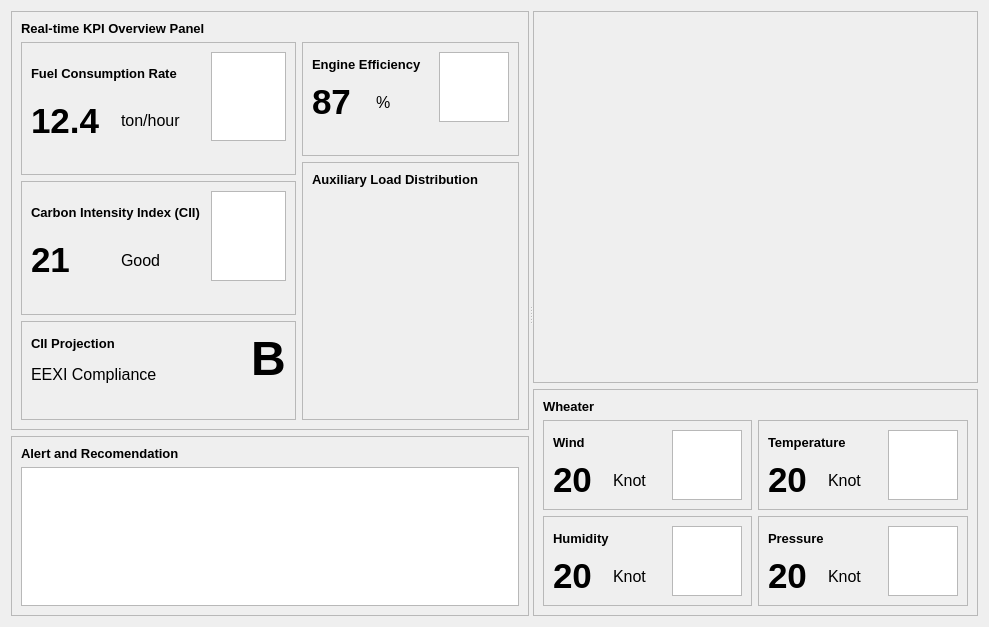
<?xml version="1.0" encoding="UTF-8"?>
<ui version="4.0">
 <class>DashboardPage</class>
 <widget class="QWidget" name="DashboardPage">
  <property name="geometry">
   <rect>
    <x>0</x>
    <y>0</y>
    <width>989</width>
    <height>627</height>
   </rect>
  </property>
  <property name="windowTitle">
   <string>Form</string>
  </property>
  <layout class="QVBoxLayout" name="verticalLayout_31">
   <item>
    <widget class="QSplitter" name="splitter">
     <property name="orientation">
      <enum>Qt::Orientation::Horizontal</enum>
     </property>
     <widget class="QWidget" name="layoutWidget">
      <layout class="QVBoxLayout" name="verticalLayout_29" stretch="7,3">
       <item>
        <widget class="QFrame" name="frame_9">
         <property name="frameShape">
          <enum>QFrame::Shape::StyledPanel</enum>
         </property>
         <property name="frameShadow">
          <enum>QFrame::Shadow::Raised</enum>
         </property>
         <layout class="QVBoxLayout" name="verticalLayout_6">
          <item>
           <widget class="QLabel" name="label_18">
            <property name="font">
             <font>
              <pointsize>10</pointsize>
              <bold>true</bold>
             </font>
            </property>
            <property name="text">
             <string>Real-time KPI Overview Panel</string>
            </property>
           </widget>
          </item>
          <item>
           <layout class="QHBoxLayout" name="horizontalLayout_2">
            <item>
             <layout class="QVBoxLayout" name="verticalLayout_2">
              <item>
               <widget class="QFrame" name="frame">
                <property name="frameShape">
                 <enum>QFrame::Shape::StyledPanel</enum>
                </property>
                <property name="frameShadow">
                 <enum>QFrame::Shadow::Raised</enum>
                </property>
                <layout class="QVBoxLayout" name="verticalLayout_11">
                 <item>
                  <layout class="QHBoxLayout" name="horizontalLayout_5" stretch="7,3">
                   <item>
                    <layout class="QVBoxLayout" name="verticalLayout">
                     <item>
                      <widget class="QLabel" name="label">
                       <property name="font">
                        <font>
                         <pointsize>10</pointsize>
                         <bold>true</bold>
                        </font>
                       </property>
                       <property name="text">
                        <string>Fuel Consumption Rate</string>
                       </property>
                      </widget>
                     </item>
                     <item>
                      <layout class="QHBoxLayout" name="horizontalLayout">
                       <item>
                        <widget class="QLabel" name="fuelConsumption">
                         <property name="font">
                          <font>
                           <pointsize>26</pointsize>
                           <bold>true</bold>
                          </font>
                         </property>
                         <property name="text">
                          <string>12.4</string>
                         </property>
                        </widget>
                       </item>
                       <item>
                        <widget class="QLabel" name="label_3">
                         <property name="font">
                          <font>
                           <pointsize>12</pointsize>
                          </font>
                         </property>
                         <property name="text">
                          <string>ton/hour</string>
                         </property>
                        </widget>
                       </item>
                      </layout>
                     </item>
                    </layout>
                   </item>
                   <item>
                    <widget class="QGraphicsView" name="graphicsViewFuel"/>
                   </item>
                  </layout>
                 </item>
                 <item>
                  <layout class="QVBoxLayout" name="verticalLayout_10">
                   <item>
                    <widget class="QSlider" name="horizontalSlider">
                     <property name="styleSheet">
                      <string notr="true">
QSlider:horizontal {
    height: 18px;
    background: transparent;
}

QSlider::groove:horizontal {
    height: 18px;
    border-radius: 9px;
    border: none;
}

QSlider::sub-page:horizontal {
    background: qlineargradient(x1:0, y1:0, x2:1, y2:0,
                               stop:0 #4CAF50, stop:1 #45a049);
    border-radius: 9px;
    height: 18px;
    border: none;
}

QSlider::add-page:horizontal {
    border-radius: 9px;
    height: 18px;
    border: none;
}

QSlider::handle:horizontal {
    width: 0px;
    height: 0px;
    background: transparent;
    border: none;
    margin: 0px 0px;
}

QSlider:horizontal[value=&quot;0&quot;]::sub-page {
    background: transparent;
    border: none;
}

QSlider:horizontal[value=&quot;0&quot;]::add-page {
    border-radius: 9px;
    border: none;
}</string>
                     </property>
                     <property name="value">
                      <number>99</number>
                     </property>
                     <property name="orientation">
                      <enum>Qt::Orientation::Horizontal</enum>
                     </property>
                    </widget>
                   </item>
                  </layout>
                 </item>
                </layout>
               </widget>
              </item>
              <item>
               <widget class="QFrame" name="frame_11">
                <property name="frameShape">
                 <enum>QFrame::Shape::StyledPanel</enum>
                </property>
                <property name="frameShadow">
                 <enum>QFrame::Shadow::Raised</enum>
                </property>
                <layout class="QVBoxLayout" name="verticalLayout_15">
                 <item>
                  <layout class="QVBoxLayout" name="verticalLayout_16">
                   <item>
                    <layout class="QHBoxLayout" name="horizontalLayout_10" stretch="7,3">
                     <item>
                      <layout class="QVBoxLayout" name="verticalLayout_17">
                       <item>
                        <widget class="QLabel" name="label_22">
                         <property name="font">
                          <font>
                           <pointsize>10</pointsize>
                           <bold>true</bold>
                          </font>
                         </property>
                         <property name="text">
                          <string>Carbon Intensity Index (CII)</string>
                         </property>
                        </widget>
                       </item>
                       <item>
                        <layout class="QHBoxLayout" name="horizontalLayout_11">
                         <item>
                          <widget class="QLabel" name="cii">
                           <property name="font">
                            <font>
                             <pointsize>26</pointsize>
                             <bold>true</bold>
                            </font>
                           </property>
                           <property name="text">
                            <string>21</string>
                           </property>
                          </widget>
                         </item>
                         <item>
                          <widget class="QLabel" name="label_24">
                           <property name="font">
                            <font>
                             <pointsize>12</pointsize>
                            </font>
                           </property>
                           <property name="text">
                            <string>Good</string>
                           </property>
                          </widget>
                         </item>
                        </layout>
                       </item>
                      </layout>
                     </item>
                     <item>
                      <widget class="QGraphicsView" name="graphicsViewCII"/>
                     </item>
                    </layout>
                   </item>
                   <item>
                    <widget class="QSlider" name="horizontalSlider_7">
                     <property name="styleSheet">
                      <string notr="true">
QSlider:horizontal {
    height: 18px;
    background: transparent;
}

QSlider::groove:horizontal {
    height: 18px;
    border-radius: 9px;
    border: none;
}

QSlider::sub-page:horizontal {
    background: qlineargradient(x1:0, y1:0, x2:1, y2:0,
                               stop:0 #4CAF50, stop:1 #45a049);
    border-radius: 9px;
    height: 18px;
    border: none;
}

QSlider::add-page:horizontal {
    border-radius: 9px;
    height: 18px;
    border: none;
}

QSlider::handle:horizontal {
    width: 0px;
    height: 0px;
    background: transparent;
    border: none;
    margin: 0px 0px;
}

QSlider:horizontal[value=&quot;0&quot;]::sub-page {
    background: transparent;
    border: none;
}

QSlider:horizontal[value=&quot;0&quot;]::add-page {
    border-radius: 9px;
    border: none;
}</string>
                     </property>
                     <property name="value">
                      <number>99</number>
                     </property>
                     <property name="orientation">
                      <enum>Qt::Orientation::Horizontal</enum>
                     </property>
                    </widget>
                   </item>
                  </layout>
                 </item>
                </layout>
               </widget>
              </item>
              <item>
               <widget class="QFrame" name="frame_12">
                <property name="frameShape">
                 <enum>QFrame::Shape::StyledPanel</enum>
                </property>
                <property name="frameShadow">
                 <enum>QFrame::Shadow::Raised</enum>
                </property>
                <layout class="QVBoxLayout" name="verticalLayout_18">
                 <item>
                  <layout class="QVBoxLayout" name="verticalLayout_19">
                   <item>
                    <layout class="QHBoxLayout" name="horizontalLayout_12" stretch="7,0">
                     <item>
                      <layout class="QVBoxLayout" name="verticalLayout_20">
                       <item>
                        <widget class="QLabel" name="label_25">
                         <property name="font">
                          <font>
                           <pointsize>10</pointsize>
                           <bold>true</bold>
                          </font>
                         </property>
                         <property name="text">
                          <string>CII Projection</string>
                         </property>
                        </widget>
                       </item>
                       <item>
                        <layout class="QHBoxLayout" name="horizontalLayout_13">
                         <item>
                          <widget class="QLabel" name="label_27">
                           <property name="font">
                            <font>
                             <pointsize>12</pointsize>
                            </font>
                           </property>
                           <property name="text">
                            <string>EEXI Compliance</string>
                           </property>
                          </widget>
                         </item>
                        </layout>
                       </item>
                      </layout>
                     </item>
                     <item>
                      <widget class="QLabel" name="ciiProjection">
                       <property name="font">
                        <font>
                         <pointsize>36</pointsize>
                         <bold>true</bold>
                        </font>
                       </property>
                       <property name="text">
                        <string>B</string>
                       </property>
                      </widget>
                     </item>
                    </layout>
                   </item>
                   <item>
                    <widget class="QSlider" name="horizontalSlider_8">
                     <property name="styleSheet">
                      <string notr="true">
QSlider:horizontal {
    height: 18px;
    background: transparent;
}

QSlider::groove:horizontal {
    height: 18px;
    border-radius: 9px;
    border: none;
}

QSlider::sub-page:horizontal {
    background: qlineargradient(x1:0, y1:0, x2:1, y2:0,
                               stop:0 #4CAF50, stop:1 #45a049);
    border-radius: 9px;
    height: 18px;
    border: none;
}

QSlider::add-page:horizontal {
    border-radius: 9px;
    height: 18px;
    border: none;
}

QSlider::handle:horizontal {
    width: 0px;
    height: 0px;
    background: transparent;
    border: none;
    margin: 0px 0px;
}

QSlider:horizontal[value=&quot;0&quot;]::sub-page {
    background: transparent;
    border: none;
}

QSlider:horizontal[value=&quot;0&quot;]::add-page {
    border-radius: 9px;
    border: none;
}</string>
                     </property>
                     <property name="value">
                      <number>99</number>
                     </property>
                     <property name="orientation">
                      <enum>Qt::Orientation::Horizontal</enum>
                     </property>
                    </widget>
                   </item>
                  </layout>
                 </item>
                </layout>
               </widget>
              </item>
              <item>
               <spacer name="verticalSpacer">
                <property name="orientation">
                 <enum>Qt::Orientation::Vertical</enum>
                </property>
                <property name="sizeHint" stdset="0">
                 <size>
                  <width>20</width>
                  <height>40</height>
                 </size>
                </property>
               </spacer>
              </item>
             </layout>
            </item>
            <item>
             <layout class="QVBoxLayout" name="verticalLayout_4" stretch="3,7">
              <item>
               <widget class="QFrame" name="frame_10">
                <property name="frameShape">
                 <enum>QFrame::Shape::StyledPanel</enum>
                </property>
                <property name="frameShadow">
                 <enum>QFrame::Shadow::Raised</enum>
                </property>
                <layout class="QVBoxLayout" name="verticalLayout_12">
                 <item>
                  <layout class="QVBoxLayout" name="verticalLayout_13">
                   <item>
                    <layout class="QHBoxLayout" name="horizontalLayout_7" stretch="7,3">
                     <item>
                      <layout class="QVBoxLayout" name="verticalLayout_14">
                       <item>
                        <widget class="QLabel" name="label_19">
                         <property name="font">
                          <font>
                           <pointsize>10</pointsize>
                           <bold>true</bold>
                          </font>
                         </property>
                         <property name="text">
                          <string>Engine Efficiency</string>
                         </property>
                        </widget>
                       </item>
                       <item>
                        <layout class="QHBoxLayout" name="horizontalLayout_9">
                         <item>
                          <widget class="QLabel" name="engineEfficiencyPercentage">
                           <property name="font">
                            <font>
                             <pointsize>26</pointsize>
                             <bold>true</bold>
                            </font>
                           </property>
                           <property name="text">
                            <string>87</string>
                           </property>
                          </widget>
                         </item>
                         <item>
                          <widget class="QLabel" name="label_21">
                           <property name="font">
                            <font>
                             <pointsize>12</pointsize>
                            </font>
                           </property>
                           <property name="text">
                            <string>%</string>
                           </property>
                          </widget>
                         </item>
                        </layout>
                       </item>
                      </layout>
                     </item>
                     <item>
                      <widget class="QGraphicsView" name="graphicsViewEngine"/>
                     </item>
                    </layout>
                   </item>
                   <item>
                    <widget class="QSlider" name="horizontalSlider_6">
                     <property name="styleSheet">
                      <string notr="true">
QSlider:horizontal {
    height: 18px;
    background: transparent;
}

QSlider::groove:horizontal {
    height: 18px;
    border-radius: 9px;
    border: none;
}

QSlider::sub-page:horizontal {
    background: qlineargradient(x1:0, y1:0, x2:1, y2:0,
                               stop:0 #4CAF50, stop:1 #45a049);
    border-radius: 9px;
    height: 18px;
    border: none;
}

QSlider::add-page:horizontal {
    border-radius: 9px;
    height: 18px;
    border: none;
}

QSlider::handle:horizontal {
    width: 0px;
    height: 0px;
    background: transparent;
    border: none;
    margin: 0px 0px;
}

QSlider:horizontal[value=&quot;0&quot;]::sub-page {
    background: transparent;
    border: none;
}

QSlider:horizontal[value=&quot;0&quot;]::add-page {
    border-radius: 9px;
    border: none;
}</string>
                     </property>
                     <property name="value">
                      <number>99</number>
                     </property>
                     <property name="orientation">
                      <enum>Qt::Orientation::Horizontal</enum>
                     </property>
                    </widget>
                   </item>
                  </layout>
                 </item>
                </layout>
               </widget>
              </item>
              <item>
               <widget class="QFrame" name="frame_3">
                <property name="frameShape">
                 <enum>QFrame::Shape::StyledPanel</enum>
                </property>
                <property name="frameShadow">
                 <enum>QFrame::Shadow::Raised</enum>
                </property>
                <layout class="QVBoxLayout" name="verticalLayout_3" stretch="0,12">
                 <item>
                  <widget class="QLabel" name="label_7">
                   <property name="font">
                    <font>
                     <pointsize>10</pointsize>
                     <bold>true</bold>
                    </font>
                   </property>
                   <property name="text">
                    <string>Auxiliary Load Distribution</string>
                   </property>
                  </widget>
                 </item>
                 <item>
                  <widget class="QWidget" name="widget_2" native="true"/>
                 </item>
                </layout>
               </widget>
              </item>
             </layout>
            </item>
           </layout>
          </item>
         </layout>
        </widget>
       </item>
       <item>
        <widget class="QFrame" name="frame_6">
         <property name="frameShape">
          <enum>QFrame::Shape::StyledPanel</enum>
         </property>
         <property name="frameShadow">
          <enum>QFrame::Shadow::Raised</enum>
         </property>
         <layout class="QVBoxLayout" name="verticalLayout_7" stretch="0,10">
          <item>
           <widget class="QLabel" name="label_16">
            <property name="font">
             <font>
              <pointsize>10</pointsize>
              <bold>true</bold>
             </font>
            </property>
            <property name="text">
             <string>Alert and Recomendation</string>
            </property>
           </widget>
          </item>
          <item>
           <widget class="QListWidget" name="listWidget"/>
          </item>
         </layout>
        </widget>
       </item>
      </layout>
     </widget>
     <widget class="QWidget" name="layoutWidget">
      <layout class="QVBoxLayout" name="verticalLayout_30" stretch="7,3">
       <item>
        <widget class="QFrame" name="frame_13">
         <property name="frameShape">
          <enum>QFrame::Shape::StyledPanel</enum>
         </property>
         <property name="frameShadow">
          <enum>QFrame::Shadow::Raised</enum>
         </property>
         <layout class="QVBoxLayout" name="verticalLayout_5">
          <item>
           <widget class="QWidget" name="widgetMap" native="true"/>
          </item>
         </layout>
        </widget>
       </item>
       <item>
        <widget class="QFrame" name="frame_8">
         <property name="frameShape">
          <enum>QFrame::Shape::StyledPanel</enum>
         </property>
         <property name="frameShadow">
          <enum>QFrame::Shadow::Raised</enum>
         </property>
         <layout class="QVBoxLayout" name="verticalLayout_9" stretch="0,0">
          <item>
           <widget class="QLabel" name="label_17">
            <property name="font">
             <font>
              <pointsize>10</pointsize>
              <bold>true</bold>
             </font>
            </property>
            <property name="text">
             <string>Wheater</string>
            </property>
           </widget>
          </item>
          <item>
           <layout class="QVBoxLayout" name="verticalLayout_28">
            <item>
             <layout class="QHBoxLayout" name="horizontalLayout_18">
              <item>
               <widget class="QFrame" name="frame_2">
                <property name="frameShape">
                 <enum>QFrame::Shape::StyledPanel</enum>
                </property>
                <property name="frameShadow">
                 <enum>QFrame::Shadow::Raised</enum>
                </property>
                <layout class="QVBoxLayout" name="verticalLayout_21">
                 <item>
                  <layout class="QHBoxLayout" name="horizontalLayout_6" stretch="7,3">
                   <item>
                    <layout class="QVBoxLayout" name="verticalLayout_8">
                     <item>
                      <widget class="QLabel" name="label_4">
                       <property name="font">
                        <font>
                         <pointsize>10</pointsize>
                         <bold>true</bold>
                        </font>
                       </property>
                       <property name="text">
                        <string>Wind</string>
                       </property>
                      </widget>
                     </item>
                     <item>
                      <layout class="QHBoxLayout" name="horizontalLayout_3">
                       <item>
                        <widget class="QLabel" name="windSpeed">
                         <property name="font">
                          <font>
                           <pointsize>26</pointsize>
                           <bold>true</bold>
                          </font>
                         </property>
                         <property name="text">
                          <string>20</string>
                         </property>
                        </widget>
                       </item>
                       <item>
                        <widget class="QLabel" name="label_6">
                         <property name="font">
                          <font>
                           <pointsize>12</pointsize>
                          </font>
                         </property>
                         <property name="text">
                          <string>Knot</string>
                         </property>
                        </widget>
                       </item>
                      </layout>
                     </item>
                    </layout>
                   </item>
                   <item>
                    <widget class="QGraphicsView" name="graphicsViewWind"/>
                   </item>
                  </layout>
                 </item>
                </layout>
               </widget>
              </item>
              <item>
               <widget class="QFrame" name="frame_4">
                <property name="frameShape">
                 <enum>QFrame::Shape::StyledPanel</enum>
                </property>
                <property name="frameShadow">
                 <enum>QFrame::Shadow::Raised</enum>
                </property>
                <layout class="QVBoxLayout" name="verticalLayout_22">
                 <item>
                  <layout class="QHBoxLayout" name="horizontalLayout_8" stretch="7,3">
                   <item>
                    <layout class="QVBoxLayout" name="verticalLayout_23">
                     <item>
                      <widget class="QLabel" name="label_8">
                       <property name="font">
                        <font>
                         <pointsize>10</pointsize>
                         <bold>true</bold>
                        </font>
                       </property>
                       <property name="text">
                        <string>Temperature</string>
                       </property>
                      </widget>
                     </item>
                     <item>
                      <layout class="QHBoxLayout" name="horizontalLayout_4">
                       <item>
                        <widget class="QLabel" name="temperature">
                         <property name="font">
                          <font>
                           <pointsize>26</pointsize>
                           <bold>true</bold>
                          </font>
                         </property>
                         <property name="text">
                          <string>20</string>
                         </property>
                        </widget>
                       </item>
                       <item>
                        <widget class="QLabel" name="label_10">
                         <property name="font">
                          <font>
                           <pointsize>12</pointsize>
                          </font>
                         </property>
                         <property name="text">
                          <string>Knot</string>
                         </property>
                        </widget>
                       </item>
                      </layout>
                     </item>
                    </layout>
                   </item>
                   <item>
                    <widget class="QGraphicsView" name="graphicsViewTemperature"/>
                   </item>
                  </layout>
                 </item>
                </layout>
               </widget>
              </item>
             </layout>
            </item>
            <item>
             <layout class="QHBoxLayout" name="horizontalLayout_19">
              <item>
               <widget class="QFrame" name="frame_7">
                <property name="frameShape">
                 <enum>QFrame::Shape::StyledPanel</enum>
                </property>
                <property name="frameShadow">
                 <enum>QFrame::Shadow::Raised</enum>
                </property>
                <layout class="QVBoxLayout" name="verticalLayout_26">
                 <item>
                  <layout class="QHBoxLayout" name="horizontalLayout_16" stretch="7,3">
                   <item>
                    <layout class="QVBoxLayout" name="verticalLayout_27">
                     <item>
                      <widget class="QLabel" name="label_14">
                       <property name="font">
                        <font>
                         <pointsize>10</pointsize>
                         <bold>true</bold>
                        </font>
                       </property>
                       <property name="text">
                        <string>Humidity</string>
                       </property>
                      </widget>
                     </item>
                     <item>
                      <layout class="QHBoxLayout" name="horizontalLayout_17">
                       <item>
                        <widget class="QLabel" name="humidity">
                         <property name="font">
                          <font>
                           <pointsize>26</pointsize>
                           <bold>true</bold>
                          </font>
                         </property>
                         <property name="text">
                          <string>20</string>
                         </property>
                        </widget>
                       </item>
                       <item>
                        <widget class="QLabel" name="label_26">
                         <property name="font">
                          <font>
                           <pointsize>12</pointsize>
                          </font>
                         </property>
                         <property name="text">
                          <string>Knot</string>
                         </property>
                        </widget>
                       </item>
                      </layout>
                     </item>
                    </layout>
                   </item>
                   <item>
                    <widget class="QGraphicsView" name="graphicsViewHumidity"/>
                   </item>
                  </layout>
                 </item>
                </layout>
               </widget>
              </item>
              <item>
               <widget class="QFrame" name="frame_5">
                <property name="frameShape">
                 <enum>QFrame::Shape::StyledPanel</enum>
                </property>
                <property name="frameShadow">
                 <enum>QFrame::Shadow::Raised</enum>
                </property>
                <layout class="QVBoxLayout" name="verticalLayout_24">
                 <item>
                  <layout class="QHBoxLayout" name="horizontalLayout_14" stretch="7,3">
                   <item>
                    <layout class="QVBoxLayout" name="verticalLayout_25">
                     <item>
                      <widget class="QLabel" name="label_11">
                       <property name="font">
                        <font>
                         <pointsize>10</pointsize>
                         <bold>true</bold>
                        </font>
                       </property>
                       <property name="text">
                        <string>Pressure</string>
                       </property>
                      </widget>
                     </item>
                     <item>
                      <layout class="QHBoxLayout" name="horizontalLayout_15">
                       <item>
                        <widget class="QLabel" name="pressure">
                         <property name="font">
                          <font>
                           <pointsize>26</pointsize>
                           <bold>true</bold>
                          </font>
                         </property>
                         <property name="text">
                          <string>20</string>
                         </property>
                        </widget>
                       </item>
                       <item>
                        <widget class="QLabel" name="label_13">
                         <property name="font">
                          <font>
                           <pointsize>12</pointsize>
                          </font>
                         </property>
                         <property name="text">
                          <string>Knot</string>
                         </property>
                        </widget>
                       </item>
                      </layout>
                     </item>
                    </layout>
                   </item>
                   <item>
                    <widget class="QGraphicsView" name="graphicsViewPressure"/>
                   </item>
                  </layout>
                 </item>
                </layout>
               </widget>
              </item>
             </layout>
            </item>
           </layout>
          </item>
         </layout>
        </widget>
       </item>
      </layout>
     </widget>
    </widget>
   </item>
  </layout>
 </widget>
 <resources/>
 <connections/>
</ui>
